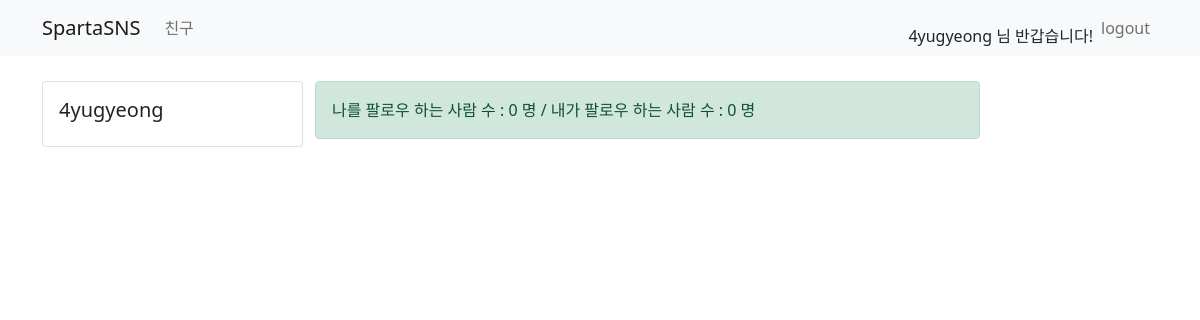
The app's page /user/ (signed in) with its own data.
### user/models.py (models this page shows)
class UserModel(AbstractUser):
    class Meta:
        db_table = "my_user"
    bio = models.CharField(max_length=256, default='')
    follow = models.ManyToManyField(settings.AUTH_USER_MODEL, related_name='followee')

### user/views.py (the view)
# urls.py: path('user/', views.user_view, name='user-list'),
@login_required
def user_view(request):
    if request.method == 'GET':
        user_list = UserModel.objects.all().exclude(username=request.user.username)
        return render(request, 'user/user_list.html', {'user_list': user_list})

### templates/user/user_list.html (shortened to what this page needs)
{% extends 'base.html' %}
{% block content %}
    <div class="container timeline-container">
        <div class="row">
            <div class="col-md-3">
                <div class="card">
                    <div class="card-body">
                        <h5 class="card-title">{{ user.username }}</h5>
                    </div>
                </div>
            </div>
            <div class="col-md-7">
                <div class="row">
                    <div class="alert alert-success" role="alert">
                        나를 팔로우 하는 사람 수 : {{ user.followee.count }} 명 / 내가 팔로우 하는 사람 수 : {{ user.follow.count }} 명
                    </div>
                </div>
            </div>
            <div class="col-md-2"></div>
        </div>
    </div>
{% endblock %}

### templates/base.html (shortened to what this page needs)
<!DOCTYPE html>
<html lang="en">
<head>
    <link href="https://cdn.jsdelivr.net/npm/bootstrap@5.0.0-beta3/dist/css/bootstrap.min.css" rel="stylesheet"
>
</head>
<body>
<nav class="navbar navbar-expand-lg navbar-light bg-light">
    <div class="container">
        <a class="navbar-brand" href="/">SpartaSNS</a>
            {% if user.is_authenticated %}
            <div class="collapse navbar-collapse" id="navbarSupportedContent">
                <ul class="navbar-nav mr-auto">
                    <li class="nav-item active">
                        <a class="nav-link" href="/user"> 친구 </a>
                    </li>
                </ul>
            </div>
            {% endif %}
        <form class="form-inline my-2 my-lg-0">
            {% if not user.is_authenticated %}
                <ul class="navbar-nav mr-auto">
                    <li class="nav-item active">
                        <a class="nav-link" href="/sign-in"> Sign In <span class="sr-only"></span></a>
                    </li>
                    <li class="nav-item active">
                        <a class="nav-link" href="/sign-up"> Sign Up <span class="sr-only"></span></a>
                    </li>
                </ul>
            {% else %}
                <ul class="navbar-nav mr-auto">
                    <li class="nav-item disabled">
                        <span class="nav-link"></span>
                        {{ user.username }} 님 반갑습니다!
                    </li>
                    <li class="nav-item active">
                        <a class="nav-link" href="/logout"> logout </a>
                    </li>
                </ul>
            {% endif %}
        </form>
    </div>
</nav>
{% block content %}
{% endblock %}
</body>
</html>

### templates/base.html (style rules this page uses)
.timeline-container { margin-top: 25px }

### records on screen
UserModel: username "4yugyeong", followee.count "0", follow.count "0"
